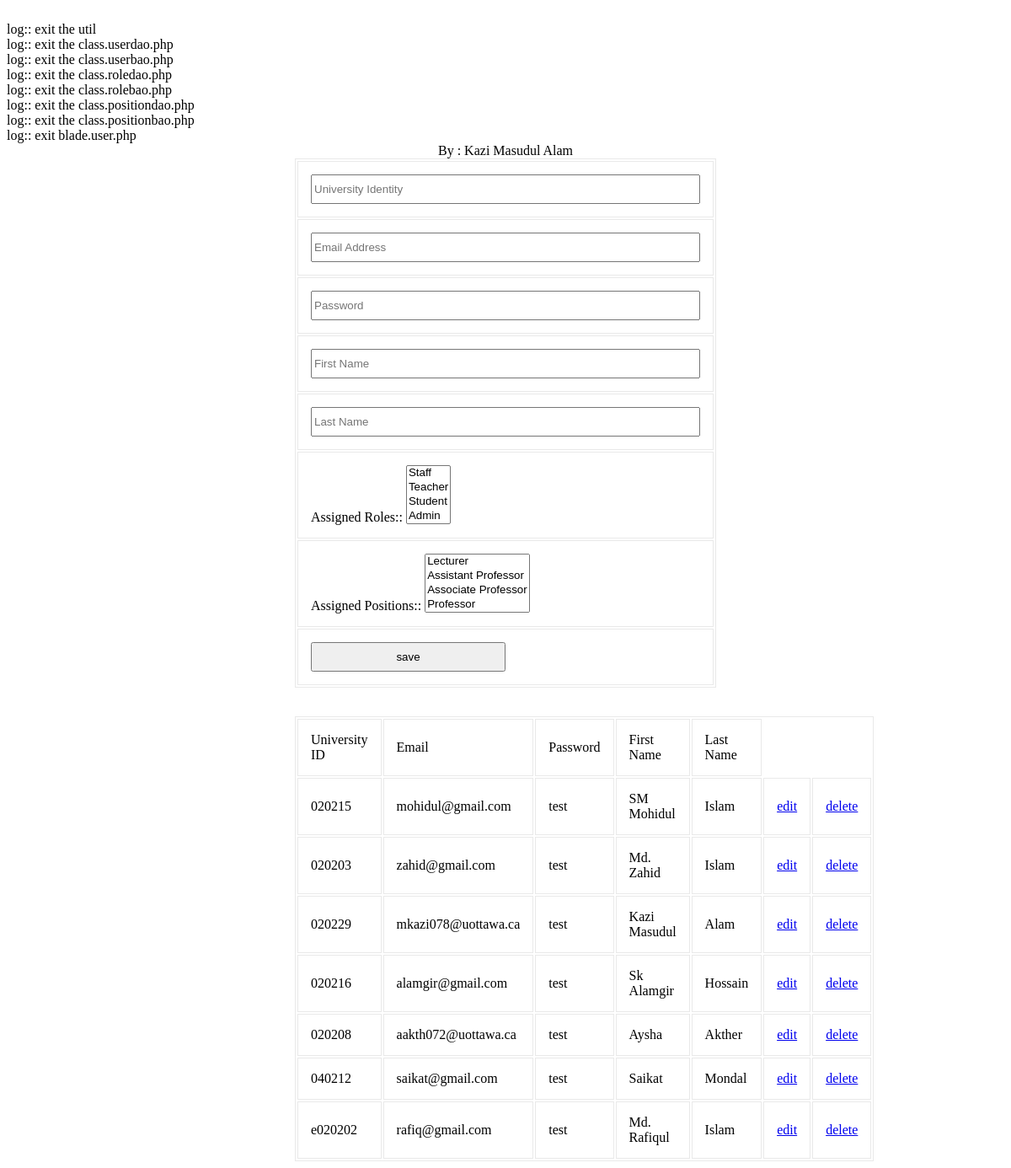
/modules/dash/view.user.php, run on the app's committed database.
### tables this page shows
CREATE TABLE `tbl_user` (
  `ID` varchar(40) NOT NULL,
  `UniversityID` varchar(20) NOT NULL,
  `Email` varchar(50) NOT NULL,
  `Password` varchar(20) NOT NULL,
  `FirstName` varchar(50) NOT NULL,
  `LastName` varchar(50) NOT NULL,
  `IsArchived` tinyint(1) NOT NULL,
  `IsDeleted` tinyint(1) NOT NULL
);

### common/class.common.php (called while the page is built, shortened)
<?php
class Result{
    private $_IsSuccess=0;
    private $_ResultObject;
    public function setIsSuccess($IsSuccess){
        $this->_IsSuccess = $IsSuccess;
    }
    public function getIsSuccess(){
        return $this->_IsSuccess;
    }
    public function setResultObject($ResultObject){
        $this->_ResultObject = $ResultObject;
    }
    public function getResultObject(){
        return $this->_ResultObject;
    }
}
class User{
    private $_ID;
    private $_UniversityID;
    private $_Email;
    private $_Password;
    private $_FirstName;
    private $_LastName;
    public function setID ( $ID ) {
        $this->_ID = $ID;
    }
    public function getID () {
        return $this->_ID;
    }
    public function setUniversityID ( $UniversityID ) {
        $this->_UniversityID = $UniversityID;
    }
    public function getUniversityID () {
        return $this->_UniversityID;
    }
    public function setEmail ( $Email ) {
        $this->_Email = $Email;
    }
    public function getEmail () {
        return $this->_Email;
    }
    public function setPassword ( $Password ) {
        $this->_Password = $Password;
    }
    public function getPassword () {
        return $this->_Password;
    }
    public function setFirstName( $FirstName ) {
        $this->_FirstName = $FirstName;
    }
    public function getFirstName() {
        return $this->_FirstName;
    }
    public function setLastName( $LastName ) {
        $this->_LastName = $LastName;
    }
    public function getLastName() {
        return $this->_LastName;
    }
}
class Position{
    private $_ID;
    public function setID ( $ID ) {
        $this->_ID = $ID;
    }
    public function getID () {
        return $this->_ID;
    }
}
class Role{
    private $_ID;
    public function setID ( $ID ) {
        $this->_ID = $ID;
    }
    public function getID () {
        return $this->_ID;
    }
}
?>

### modules/dash/view.user.php (the view, shortened to what this page needs)
<?php
include_once 'blade/view.user.blade.php';
include_once '/../../common/class.common.php';
?>
<!DOCTYPE html PUBLIC "-//W3C//DTD XHTML 1.0 Transitional//EN" "http://www.w3.org/TR/xhtml1/DTD/xhtml1-transitional.dtd">
<html xmlns="http://www.w3.org/1999/xhtml">
	<head>
		<link rel="stylesheet" href="style.css" type="text/css" />
	</head>
<body>
<center>
	<div id="header">
		<label>By : Kazi Masudul Alam</a></label>
	</div>
	<div id="form">
		<form method="post">
			<table width="100%" border="1" cellpadding="15">
				<tr>
					<td><input type="text" name="txtUniversityID" placeholder="University Identity" value="<?php
					if(isset($_GET['edit'])) echo $globalUser->getUniversityID();  ?>" /></td>
				</tr>
				<tr>
					<td><input type="text" name="txtEmail" placeholder="Email Address" value="<?php
					if(isset($_GET['edit'])) echo $globalUser->getEmail();  ?>" /></td>
				</tr>
				<tr>
					<td><input type="password" name="txtPassword" placeholder="Password" value="<?php
					if(isset($_GET['edit'])) echo $globalUser->getPassword();  ?>" /></td>
				</tr>
				<tr>
					<td><input type="text" name="txtFirstName" placeholder="First Name" value="<?php
					if(isset($_GET['edit'])) echo $globalUser->getFirstName();  ?>" /></td>
				</tr>
				<tr>
					<td><input type="text" name="txtLastName" placeholder="Last Name" value="<?php
					if(isset($_GET['edit'])) echo $globalUser->getLastName();  ?>" /></td>
				</tr>
				<tr>
					<td>
							<label>Assigned Roles:: </label>
						    <?php
						    $var = '<select name="assignedRoles[]" id="select-from-roles" multiple>';
							$Result = $_RoleBAO->getAllRoles();
							if($Result->getIsSuccess()){
								$Roles = $Result->getResultObject();
						       for ($i=0; $i < sizeof($Roles); $i++) {
						       		$Role = $Roles[$i];
						    		$var = $var. '<option value="'.$Role->getID().'"';
						          	$var = $var.'>'.$Role->getName().'</option>';
								}
								$var = $var.'</select>';
							}
							echo $var;
							?>
					</td>
				</tr>
				<tr>
					<td>
							<label>Assigned Positions:: </label>
						    <?php
						    $var = '<select name="assignedPositions[]" id="select-from-positions" multiple>';
							$Result = $_PositionBAO->getAllPositions();
							if($Result->getIsSuccess()){
								$Positions = $Result->getResultObject();
						       for ($i=0; $i < sizeof($Positions); $i++) {
						       		$Position = $Positions[$i];
						    		$var = $var. '<option value="'.$Position->getID().'"';
						          	$var = $var.'>'.$Position->getName().'</option>';
								}
								$var = $var.'</select>';
							}
							echo $var;
							?>
					</td>
				</tr>
				<tr>
					<td>
						<?php
						if(isset($_GET['edit']))
						{
							?>
							<button type="submit" name="update">update</button>
							<?php
						}
						else
						{
							?>
							<button type="submit" name="save">save</button>
							<?php
						}
						?>
					</td>
				</tr>
			</table>
		</form>
<br />
	<table width="100%" border="1" cellpadding="15" align="center">
	<?php
	$Result = $_UserBAO->getAllUsers();
	if($Result->getIsSuccess()){
		$UserList = $Result->getResultObject();
	?>
		<tr>
			<td>University ID</td>
			<td>Email</td>
			<td>Password</td>
			<td>First Name</td>
			<td>Last Name</td>
		</tr>
		<?php
		for($i = 0; $i < sizeof($UserList); $i++) {
			$User = $UserList[$i];
			?>
		    <tr>
			    <td><?php echo $User->getUniversityID(); ?></td>
			    <td><?php echo $User->getEmail(); ?></td>
			    <td><?php echo $User->getPassword(); ?></td>
			    <td><?php echo $User->getFirstName(); ?></td>
			    <td><?php echo $User->getLastName(); ?></td>
			    <td><a href="?edit=<?php echo $User->getID(); ?>" onclick="return confirm('sure to edit !'); " >edit</a></td>
			    <td><a href="?del=<?php echo $User->getID(); ?>" onclick="return confirm('sure to delete !'); " >delete</a></td>
		    </tr>
	    <?php
		}
	}
	else{
		echo $Result->getResultObject();
	}
	?>
	</table>
	</div>
</center>
</body>
</html>

### modules/dash/style.css (style rules this page uses)
#form { width:500px; margin:0px auto; text-align:center; }
#form form input { width:100%; height:35px; }
form button { width:50%; height:35px; }
table,td { border:solid #e9e9e9 1px; }

### data on the page
tbl_user: UniversityID "020215", Email "mohidul@gmail.com", Password "test", FirstName "SM Mohidul", LastName "Islam"
tbl_user: UniversityID "020203", Email "zahid@gmail.com", Password "test", FirstName "Md. Zahid", LastName "Islam"
tbl_user: UniversityID "020229", Email "mkazi078@uottawa.ca", Password "test", FirstName "Kazi Masudul", LastName "Alam"
tbl_user: UniversityID "020216", Email "alamgir@gmail.com", Password "test", FirstName "Sk Alamgir", LastName "Hossain"
tbl_user: UniversityID "020208", Email "aakth072@uottawa.ca", Password "test", FirstName "Aysha", LastName "Akther"
tbl_user: UniversityID "040212", Email "saikat@gmail.com", Password "test", FirstName "Saikat", LastName "Mondal"
tbl_user: UniversityID "e020202", Email "rafiq@gmail.com", Password "test", FirstName "Md. Rafiqul", LastName "Islam"
